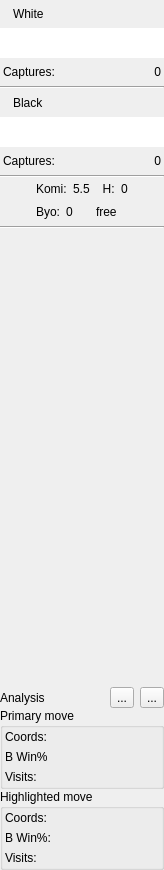
<?xml version="1.0" encoding="UTF-8"?>
<ui version="4.0">
 <class>NormalTools</class>
 <widget class="QWidget" name="NormalTools">
  <property name="geometry">
   <rect>
    <x>0</x>
    <y>0</y>
    <width>164</width>
    <height>870</height>
   </rect>
  </property>
  <property name="minimumSize">
   <size>
    <width>138</width>
    <height>260</height>
   </size>
  </property>
  <property name="windowTitle">
   <string>NormalTools</string>
  </property>
  <layout class="QVBoxLayout">
   <property name="spacing">
    <number>4</number>
   </property>
   <property name="leftMargin">
    <number>0</number>
   </property>
   <property name="topMargin">
    <number>4</number>
   </property>
   <property name="rightMargin">
    <number>0</number>
   </property>
   <property name="bottomMargin">
    <number>0</number>
   </property>
   <item>
    <layout class="QHBoxLayout" name="horizontalLayout_4">
     <item>
      <widget class="QLabel" name="label_2">
       <property name="text">
        <string/>
       </property>
       <property name="pixmap">
        <pixmap resource="q4go.qrc">:/images/stone_w16.png</pixmap>
       </property>
      </widget>
     </item>
     <item>
      <widget class="QLabel" name="whiteLabel">
       <property name="text">
        <string>White</string>
       </property>
      </widget>
     </item>
     <item>
      <spacer name="horizontalSpacer_2">
       <property name="orientation">
        <enum>Qt::Horizontal</enum>
       </property>
       <property name="sizeHint" stdset="0">
        <size>
         <width>40</width>
         <height>20</height>
        </size>
       </property>
      </spacer>
     </item>
    </layout>
   </item>
   <item>
    <widget class="ClockView" name="wtimeView">
     <property name="maximumSize">
      <size>
       <width>16777215</width>
       <height>30</height>
      </size>
     </property>
     <property name="frameShape">
      <enum>QFrame::NoFrame</enum>
     </property>
     <property name="verticalScrollBarPolicy">
      <enum>Qt::ScrollBarAlwaysOff</enum>
     </property>
     <property name="horizontalScrollBarPolicy">
      <enum>Qt::ScrollBarAlwaysOff</enum>
     </property>
     <property name="backgroundBrush">
      <brush brushstyle="SolidPattern">
       <color alpha="255">
        <red>0</red>
        <green>0</green>
        <blue>0</blue>
       </color>
      </brush>
     </property>
     <property name="alignment">
      <set>Qt::AlignLeading|Qt::AlignLeft|Qt::AlignTop</set>
     </property>
     <property name="transformationAnchor">
      <enum>QGraphicsView::NoAnchor</enum>
     </property>
    </widget>
   </item>
   <item>
    <layout class="QHBoxLayout" name="horizontalLayout_2">
     <property name="leftMargin">
      <number>3</number>
     </property>
     <property name="topMargin">
      <number>3</number>
     </property>
     <property name="rightMargin">
      <number>3</number>
     </property>
     <property name="bottomMargin">
      <number>3</number>
     </property>
     <item>
      <widget class="QLabel" name="TextLabel2">
       <property name="text">
        <string>Captures:</string>
       </property>
       <property name="wordWrap">
        <bool>false</bool>
       </property>
      </widget>
     </item>
     <item>
      <widget class="QLabel" name="capturesWhite">
       <property name="text">
        <string>0</string>
       </property>
       <property name="alignment">
        <set>Qt::AlignRight|Qt::AlignTrailing|Qt::AlignVCenter</set>
       </property>
       <property name="wordWrap">
        <bool>false</bool>
       </property>
      </widget>
     </item>
    </layout>
   </item>
   <item>
    <widget class="Line" name="line_3">
     <property name="orientation">
      <enum>Qt::Horizontal</enum>
     </property>
    </widget>
   </item>
   <item>
    <layout class="QHBoxLayout" name="horizontalLayout_5">
     <item>
      <widget class="QLabel" name="label_4">
       <property name="text">
        <string/>
       </property>
       <property name="pixmap">
        <pixmap resource="q4go.qrc">:/images/stone_b16.png</pixmap>
       </property>
      </widget>
     </item>
     <item>
      <widget class="QLabel" name="blackLabel">
       <property name="text">
        <string>Black</string>
       </property>
      </widget>
     </item>
     <item>
      <spacer name="horizontalSpacer_3">
       <property name="orientation">
        <enum>Qt::Horizontal</enum>
       </property>
       <property name="sizeHint" stdset="0">
        <size>
         <width>40</width>
         <height>20</height>
        </size>
       </property>
      </spacer>
     </item>
    </layout>
   </item>
   <item>
    <widget class="ClockView" name="btimeView">
     <property name="maximumSize">
      <size>
       <width>16777215</width>
       <height>30</height>
      </size>
     </property>
     <property name="frameShape">
      <enum>QFrame::NoFrame</enum>
     </property>
     <property name="verticalScrollBarPolicy">
      <enum>Qt::ScrollBarAlwaysOff</enum>
     </property>
     <property name="horizontalScrollBarPolicy">
      <enum>Qt::ScrollBarAlwaysOff</enum>
     </property>
     <property name="backgroundBrush">
      <brush brushstyle="SolidPattern">
       <color alpha="255">
        <red>0</red>
        <green>0</green>
        <blue>0</blue>
       </color>
      </brush>
     </property>
     <property name="alignment">
      <set>Qt::AlignLeading|Qt::AlignLeft|Qt::AlignTop</set>
     </property>
     <property name="transformationAnchor">
      <enum>QGraphicsView::NoAnchor</enum>
     </property>
    </widget>
   </item>
   <item>
    <layout class="QHBoxLayout" name="horizontalLayout_3">
     <property name="leftMargin">
      <number>3</number>
     </property>
     <property name="topMargin">
      <number>3</number>
     </property>
     <property name="rightMargin">
      <number>3</number>
     </property>
     <property name="bottomMargin">
      <number>3</number>
     </property>
     <item>
      <widget class="QLabel" name="TextLabel1">
       <property name="text">
        <string>Captures:</string>
       </property>
       <property name="wordWrap">
        <bool>false</bool>
       </property>
      </widget>
     </item>
     <item>
      <widget class="QLabel" name="capturesBlack">
       <property name="text">
        <string>0</string>
       </property>
       <property name="alignment">
        <set>Qt::AlignRight|Qt::AlignTrailing|Qt::AlignVCenter</set>
       </property>
       <property name="wordWrap">
        <bool>false</bool>
       </property>
      </widget>
     </item>
    </layout>
   </item>
   <item>
    <widget class="Line" name="line_2">
     <property name="orientation">
      <enum>Qt::Horizontal</enum>
     </property>
    </widget>
   </item>
   <item>
    <layout class="QGridLayout">
     <item row="0" column="2">
      <layout class="QHBoxLayout">
       <item>
        <widget class="QLabel" name="TextLabel_Handicap">
         <property name="maximumSize">
          <size>
           <width>45</width>
           <height>32767</height>
          </size>
         </property>
         <property name="toolTip">
          <string>Handicap</string>
         </property>
         <property name="whatsThis">
          <string>Handicap

Number of stones placed by black as his first move.</string>
         </property>
         <property name="text">
          <string>  H:</string>
         </property>
         <property name="wordWrap">
          <bool>false</bool>
         </property>
        </widget>
       </item>
       <item>
        <widget class="QLabel" name="handicap">
         <property name="text">
          <string>0</string>
         </property>
         <property name="wordWrap">
          <bool>false</bool>
         </property>
        </widget>
       </item>
      </layout>
     </item>
     <item row="0" column="1">
      <layout class="QHBoxLayout">
       <item>
        <widget class="QLabel" name="TextLabel_komi">
         <property name="toolTip">
          <string>komi points</string>
         </property>
         <property name="whatsThis">
          <string>komi:

Add komi points to white because black has the advantage to set the first stone.
Use &quot;komi x&quot; to request a komi of x (number).</string>
         </property>
         <property name="text">
          <string>Komi:</string>
         </property>
         <property name="wordWrap">
          <bool>false</bool>
         </property>
        </widget>
       </item>
       <item>
        <widget class="QLabel" name="komi">
         <property name="text">
          <string>5.5</string>
         </property>
         <property name="wordWrap">
          <bool>false</bool>
         </property>
        </widget>
       </item>
      </layout>
     </item>
     <item row="1" column="3">
      <spacer name="spacer7">
       <property name="orientation">
        <enum>Qt::Horizontal</enum>
       </property>
       <property name="sizeType">
        <enum>QSizePolicy::Expanding</enum>
       </property>
       <property name="sizeHint" stdset="0">
        <size>
         <width>43</width>
         <height>20</height>
        </size>
       </property>
      </spacer>
     </item>
     <item row="1" column="1">
      <layout class="QHBoxLayout">
       <item>
        <widget class="QLabel" name="TextLabel_Byo">
         <property name="toolTip">
          <string>byoyomi time (minutes)</string>
         </property>
         <property name="whatsThis">
          <string>Byoyomi time

Additional time to place a number of stones.
If time reaches zero before all stones are placed, the game ends immediately: &quot;... forfeits on time.&quot;

Time Systems (offline):

Absolute: Byo = 0, no additional time after main time is zero.

Canadian: e.g. Byo = 6/25, 25 stones to place in 6 minutes; if all stones are placed. The byoyomi period is reset to this value and the same number of stones have to be placed until the game ends.

byo-yomi: e.g. Byo: 7x30s, 7 periods at 30 seconds; if a stone is placed within 30 seconds, time is reset to 30 seconds, if not placed within 30 seconds, period will be decreased by one, a new period of 30 seconds starts; if period is zero and last time interval is over then game ends.</string>
         </property>
         <property name="text">
          <string>Byo:</string>
         </property>
         <property name="wordWrap">
          <bool>false</bool>
         </property>
        </widget>
       </item>
       <item>
        <widget class="QLabel" name="byoyomi">
         <property name="text">
          <string>0</string>
         </property>
         <property name="wordWrap">
          <bool>false</bool>
         </property>
        </widget>
       </item>
      </layout>
     </item>
     <item row="1" column="0">
      <spacer name="spacer6">
       <property name="orientation">
        <enum>Qt::Horizontal</enum>
       </property>
       <property name="sizeType">
        <enum>QSizePolicy::Expanding</enum>
       </property>
       <property name="sizeHint" stdset="0">
        <size>
         <width>44</width>
         <height>20</height>
        </size>
       </property>
      </spacer>
     </item>
     <item row="1" column="2">
      <widget class="QLabel" name="TextLabel_free">
       <property name="toolTip">
        <string>free/rated game</string>
       </property>
       <property name="whatsThis">
        <string>free game:

use &quot;free&quot; command to make game rated or unrated (free)</string>
       </property>
       <property name="text">
        <string>free</string>
       </property>
       <property name="alignment">
        <set>Qt::AlignLeading|Qt::AlignLeft|Qt::AlignVCenter</set>
       </property>
       <property name="wordWrap">
        <bool>false</bool>
       </property>
      </widget>
     </item>
    </layout>
   </item>
   <item>
    <widget class="Line" name="line">
     <property name="orientation">
      <enum>Qt::Horizontal</enum>
     </property>
    </widget>
   </item>
   <item>
    <spacer name="verticalSpacer">
     <property name="orientation">
      <enum>Qt::Vertical</enum>
     </property>
     <property name="sizeHint" stdset="0">
      <size>
       <width>20</width>
       <height>40</height>
      </size>
     </property>
    </spacer>
   </item>
   <item>
    <widget class="QFrame" name="anGroup">
     <layout class="QVBoxLayout" name="verticalLayout">
      <property name="spacing">
       <number>0</number>
      </property>
      <property name="leftMargin">
       <number>0</number>
      </property>
      <property name="topMargin">
       <number>0</number>
      </property>
      <property name="rightMargin">
       <number>0</number>
      </property>
      <property name="bottomMargin">
       <number>0</number>
      </property>
      <item>
       <layout class="QHBoxLayout" name="horizontalLayout">
        <property name="topMargin">
         <number>0</number>
        </property>
        <property name="rightMargin">
         <number>0</number>
        </property>
        <item>
         <widget class="QLabel" name="label_5">
          <property name="text">
           <string>Analysis</string>
          </property>
         </widget>
        </item>
        <item>
         <spacer name="horizontalSpacer">
          <property name="orientation">
           <enum>Qt::Horizontal</enum>
          </property>
          <property name="sizeHint" stdset="0">
           <size>
            <width>40</width>
            <height>20</height>
           </size>
          </property>
         </spacer>
        </item>
        <item>
         <widget class="QToolButton" name="anStartButton">
          <property name="text">
           <string>...</string>
          </property>
          <property name="icon">
           <iconset resource="q4go.qrc">
            <normaloff>:/images/exit.png</normaloff>:/images/exit.png</iconset>
          </property>
          <property name="checkable">
           <bool>true</bool>
          </property>
         </widget>
        </item>
        <item>
         <widget class="QToolButton" name="anPauseButton">
          <property name="text">
           <string>...</string>
          </property>
          <property name="icon">
           <iconset resource="q4go.qrc">
            <normaloff>:/images/pause.png</normaloff>:/images/pause.png</iconset>
          </property>
          <property name="checkable">
           <bool>true</bool>
          </property>
         </widget>
        </item>
       </layout>
      </item>
      <item>
       <widget class="QGroupBox" name="anPrimaryBox">
        <property name="title">
         <string>Primary move</string>
        </property>
        <layout class="QFormLayout" name="formLayout">
         <property name="leftMargin">
          <number>2</number>
         </property>
         <property name="topMargin">
          <number>2</number>
         </property>
         <property name="rightMargin">
          <number>2</number>
         </property>
         <property name="bottomMargin">
          <number>2</number>
         </property>
         <item row="0" column="0">
          <widget class="QLabel" name="label">
           <property name="text">
            <string>Coords:</string>
           </property>
          </widget>
         </item>
         <item row="1" column="0">
          <widget class="QLabel" name="pWRLabel">
           <property name="text">
            <string>B Win%</string>
           </property>
          </widget>
         </item>
         <item row="1" column="1">
          <widget class="QLabel" name="primaryWR">
           <property name="text">
            <string/>
           </property>
           <property name="alignment">
            <set>Qt::AlignRight|Qt::AlignTrailing|Qt::AlignVCenter</set>
           </property>
          </widget>
         </item>
         <item row="2" column="0">
          <widget class="QLabel" name="label_9">
           <property name="text">
            <string>Visits:</string>
           </property>
          </widget>
         </item>
         <item row="2" column="1">
          <widget class="QLabel" name="primaryVisits">
           <property name="text">
            <string/>
           </property>
           <property name="alignment">
            <set>Qt::AlignRight|Qt::AlignTrailing|Qt::AlignVCenter</set>
           </property>
          </widget>
         </item>
         <item row="0" column="1">
          <widget class="QLabel" name="primaryCoords">
           <property name="text">
            <string/>
           </property>
           <property name="alignment">
            <set>Qt::AlignRight|Qt::AlignTrailing|Qt::AlignVCenter</set>
           </property>
          </widget>
         </item>
        </layout>
       </widget>
      </item>
      <item>
       <widget class="QGroupBox" name="anShownBox">
        <property name="title">
         <string>Highlighted move</string>
        </property>
        <layout class="QFormLayout" name="formLayout_2">
         <property name="leftMargin">
          <number>2</number>
         </property>
         <property name="topMargin">
          <number>2</number>
         </property>
         <property name="rightMargin">
          <number>2</number>
         </property>
         <property name="bottomMargin">
          <number>2</number>
         </property>
         <item row="0" column="0">
          <widget class="QLabel" name="label_3">
           <property name="text">
            <string>Coords:</string>
           </property>
          </widget>
         </item>
         <item row="1" column="0">
          <widget class="QLabel" name="sWRLabel">
           <property name="text">
            <string>B Win%:</string>
           </property>
          </widget>
         </item>
         <item row="0" column="1">
          <widget class="QLabel" name="shownCoords">
           <property name="text">
            <string/>
           </property>
           <property name="alignment">
            <set>Qt::AlignRight|Qt::AlignTrailing|Qt::AlignVCenter</set>
           </property>
          </widget>
         </item>
         <item row="1" column="1">
          <widget class="QLabel" name="shownWR">
           <property name="text">
            <string/>
           </property>
           <property name="alignment">
            <set>Qt::AlignRight|Qt::AlignTrailing|Qt::AlignVCenter</set>
           </property>
          </widget>
         </item>
         <item row="2" column="0">
          <widget class="QLabel" name="label_10">
           <property name="text">
            <string>Visits:</string>
           </property>
          </widget>
         </item>
         <item row="2" column="1">
          <widget class="QLabel" name="shownVisits">
           <property name="text">
            <string/>
           </property>
           <property name="alignment">
            <set>Qt::AlignRight|Qt::AlignTrailing|Qt::AlignVCenter</set>
           </property>
          </widget>
         </item>
        </layout>
       </widget>
      </item>
     </layout>
    </widget>
   </item>
  </layout>
 </widget>
 <layoutdefault spacing="6" margin="11"/>
 <customwidgets>
  <customwidget>
   <class>ClockView</class>
   <extends>QGraphicsView</extends>
   <header>clockview.h</header>
  </customwidget>
 </customwidgets>
 <resources>
  <include location="q4go.qrc"/>
 </resources>
 <connections/>
</ui>
